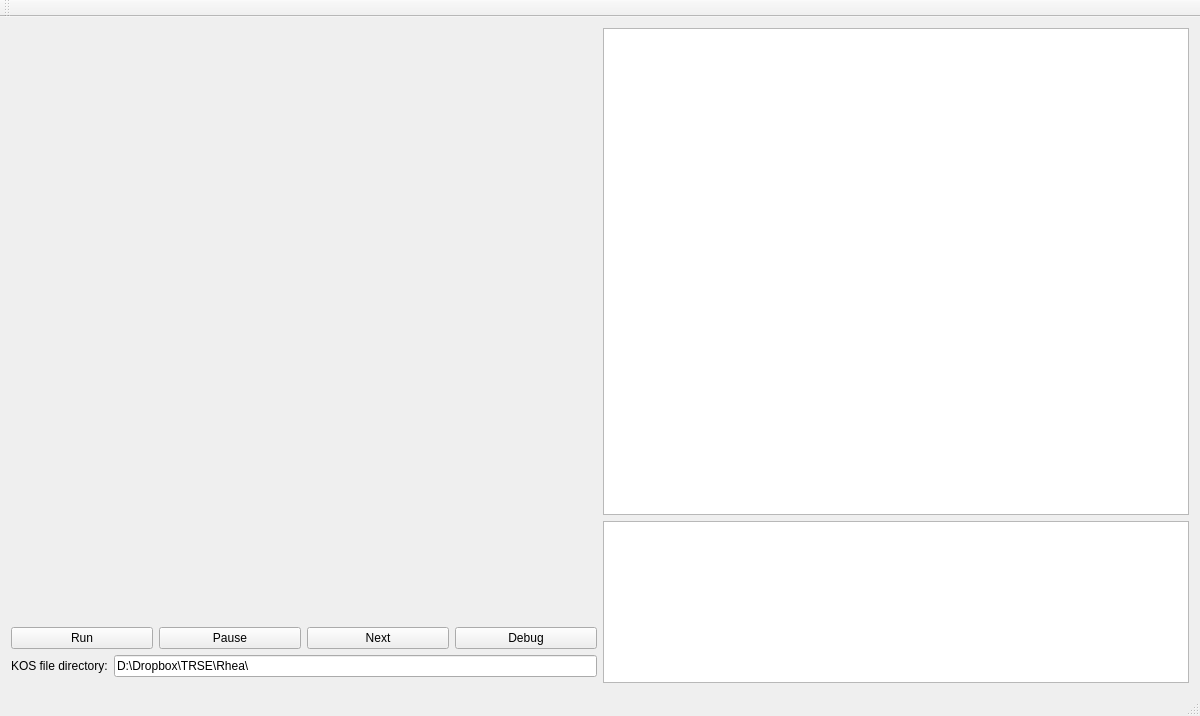
<?xml version="1.0" encoding="UTF-8"?>
<ui version="4.0">
 <class>MainWindow</class>
 <widget class="QMainWindow" name="MainWindow">
  <property name="geometry">
   <rect>
    <x>0</x>
    <y>0</y>
    <width>1200</width>
    <height>716</height>
   </rect>
  </property>
  <property name="windowTitle">
   <string>OK64 Emulator</string>
  </property>
  <widget class="QWidget" name="centralWidget">
   <layout class="QGridLayout" name="gridLayout_2" columnstretch="1">
    <item row="3" column="0">
     <layout class="QVBoxLayout" name="verticalLayout" stretch="10">
      <item>
       <layout class="QHBoxLayout" name="hlMain" stretch="1,1">
        <item>
         <layout class="QVBoxLayout" name="verticalLayout_3" stretch="100,0,0,1">
          <item>
           <widget class="QLabel" name="lblOutput">
            <property name="sizePolicy">
             <sizepolicy hsizetype="Expanding" vsizetype="Ignored">
              <horstretch>0</horstretch>
              <verstretch>0</verstretch>
             </sizepolicy>
            </property>
            <property name="text">
             <string/>
            </property>
            <property name="scaledContents">
             <bool>true</bool>
            </property>
           </widget>
          </item>
          <item>
           <layout class="QHBoxLayout" name="horizontalLayout_2">
            <item>
             <widget class="QPushButton" name="btnRun">
              <property name="text">
               <string>Run</string>
              </property>
             </widget>
            </item>
            <item>
             <widget class="QPushButton" name="pushButton">
              <property name="text">
               <string>Pause</string>
              </property>
             </widget>
            </item>
            <item>
             <widget class="QPushButton" name="btnNext">
              <property name="text">
               <string>Next</string>
              </property>
             </widget>
            </item>
            <item>
             <widget class="QPushButton" name="pushButton_2">
              <property name="text">
               <string>Debug</string>
              </property>
             </widget>
            </item>
           </layout>
          </item>
          <item>
           <layout class="QHBoxLayout" name="horizontalLayout_3">
            <item>
             <widget class="QLabel" name="label">
              <property name="text">
               <string>KOS file directory:</string>
              </property>
             </widget>
            </item>
            <item>
             <widget class="QLineEdit" name="leDIr">
              <property name="text">
               <string>D:\Dropbox\TRSE\Rhea\</string>
              </property>
             </widget>
            </item>
           </layout>
          </item>
          <item>
           <layout class="QHBoxLayout" name="horizontalLayout_4"/>
          </item>
         </layout>
        </item>
        <item>
         <layout class="QVBoxLayout" name="vlDebug" stretch="3,1">
          <item>
           <widget class="QTextBrowser" name="txtOutput">
            <property name="enabled">
             <bool>true</bool>
            </property>
            <property name="font">
             <font>
              <family>Courier 10 Pitch</family>
              <pointsize>10</pointsize>
             </font>
            </property>
           </widget>
          </item>
          <item>
           <widget class="QTextBrowser" name="txtStatus">
            <property name="enabled">
             <bool>true</bool>
            </property>
           </widget>
          </item>
         </layout>
        </item>
       </layout>
      </item>
     </layout>
    </item>
   </layout>
  </widget>
  <widget class="QMenuBar" name="menuBar">
   <property name="geometry">
    <rect>
     <x>0</x>
     <y>0</y>
     <width>1200</width>
     <height>20</height>
    </rect>
   </property>
  </widget>
  <widget class="QToolBar" name="mainToolBar">
   <attribute name="toolBarArea">
    <enum>TopToolBarArea</enum>
   </attribute>
   <attribute name="toolBarBreak">
    <bool>false</bool>
   </attribute>
  </widget>
  <widget class="QStatusBar" name="statusBar"/>
 </widget>
 <layoutdefault spacing="6" margin="11"/>
 <resources/>
 <connections/>
</ui>
